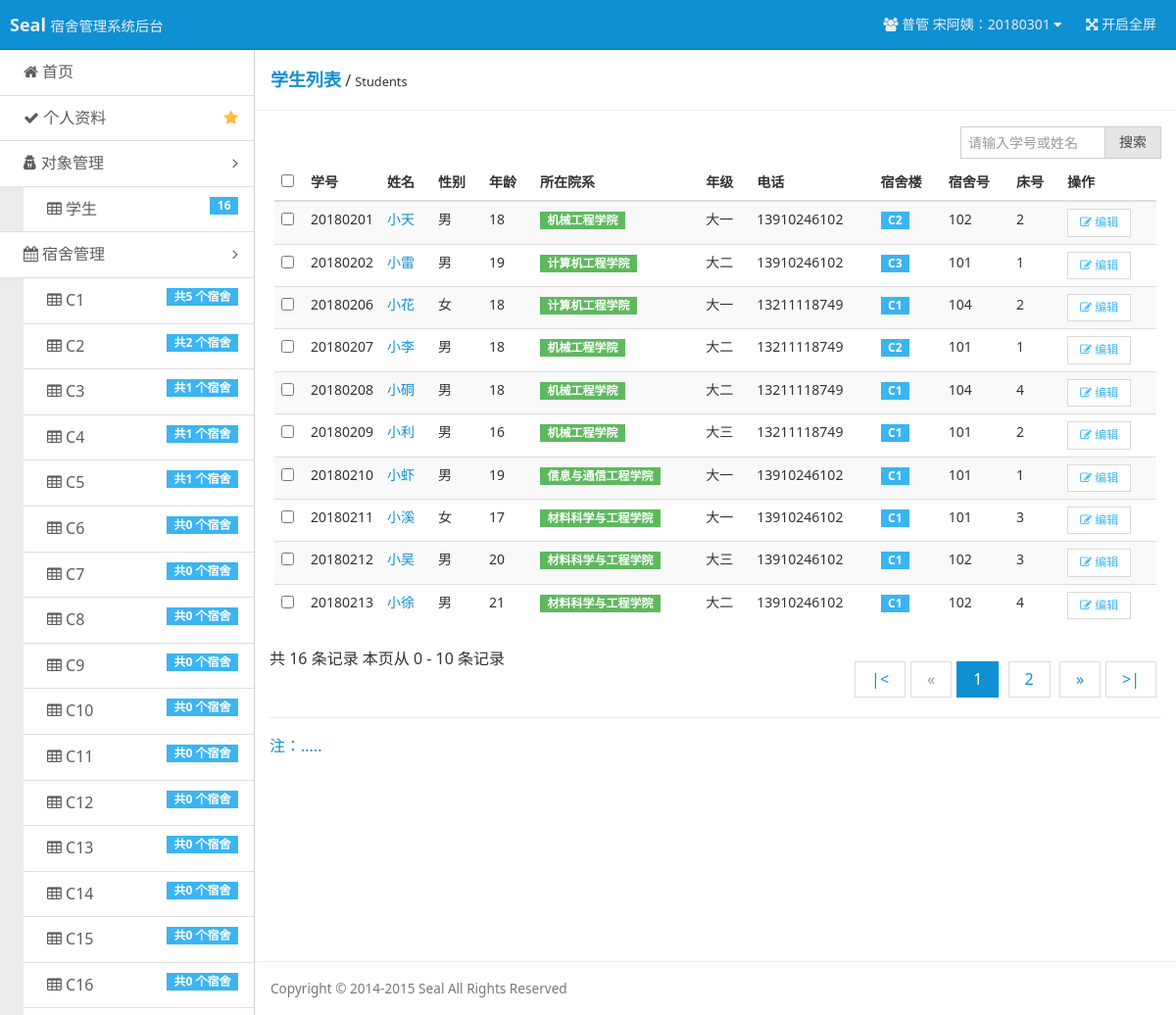
The page /pages/list-stu.php (signed in) on the database its author committed.
### tables this page shows
CREATE TABLE `users` (
  `u_id` int(11) NOT NULL AUTO_INCREMENT,
  `u_no` int(11) NOT NULL,
  `u_name` char(20) NOT NULL,
  `u_password` char(100) NOT NULL,
  `u_permission` int(11) DEFAULT NULL,
  PRIMARY KEY (`u_id`),
  UNIQUE KEY `u_no` (`u_no`)
);

CREATE TABLE `dormitory_builds` (
  `db_id` int(11) NOT NULL AUTO_INCREMENT,
  `db_name` char(20) NOT NULL,
  `d_price` int(20) NOT NULL,
  PRIMARY KEY (`db_id`),
  UNIQUE KEY `db_name` (`db_name`)
);

CREATE TABLE `students` (
  `s_id` int(11) NOT NULL AUTO_INCREMENT,
  `s_no` int(11) NOT NULL,
  `s_sex` char(20) NOT NULL DEFAULT '男',
  `s_age` int(11) DEFAULT NULL,
  `s_department` char(100) DEFAULT NULL,
  `s_grade` char(20) DEFAULT NULL,
  `s_phone` char(20) DEFAULT NULL,
  `d_id` int(11) NOT NULL,
  `s_bed` int(11) DEFAULT NULL,
  PRIMARY KEY (`s_id`),
  UNIQUE KEY `s_no` (`s_no`),
  KEY `d_id` (`d_id`)
);

CREATE TABLE `dormitories` (
  `d_id` int(11) NOT NULL AUTO_INCREMENT,
  `d_name` char(20) NOT NULL,
  `d_bed_num` int(11) NOT NULL,
  `d_stu_num_now` int(11) NOT NULL,
  `db_id` int(11) NOT NULL,
  PRIMARY KEY (`d_id`)
);

### pages/list-stu.php (the view, shortened to what the rows shown need)
<?php
require 'inc/checklogin.php';
$num_rec_per_page = 10;
if (isset($_GET["page"])) {
    $page = $_GET["page"];
} else {
    $page = 1;
};
$start_from = ($page - 1) * $num_rec_per_page;
$stu_query_page = "SELECT students.*,users.u_name FROM students,users WHERE s_no=u_no AND u_permission=-1 ORDER BY s_no LIMIT {$start_from}, {$num_rec_per_page}";
$stu_result_page = mysql_query($stu_query_page) or die ('SQL语句有误：' . mysql_error());
?>
<!doctype html>
<html class="no-js">
<head>
    <link rel="stylesheet" href="assets/css/amazeui.min.css"/>
    <link rel="stylesheet" href="assets/css/admin.css">
</head>
<body>
<header class="am-topbar am-topbar-inverse admin-header">
    <?php require 'template/header.php'; ?>
</header>
<div class="am-cf admin-main">
    <?php require 'template/sidebar.php'; ?>
    <div class="admin-content">
        <div class="admin-content-body">
            <div class="am-g">
                <div class="am-u-sm-12">
                    <form class="am-form">
                        <table class="am-table am-table-striped am-table-hover table-main">
                            <thead>
                            <tr>
                                <th class="table-check"><input type="checkbox"/></th>
                                <th class="table-id">学号</th>
                                <th class="table-author am-hide-sm-only">姓名</th>
                                <th>性别</th>
                                <th>年龄</th>
                                <th>所在院系</th>
                                <th>年级</th>
                                <th>电话</th>
                                <th>宿舍楼</th>
                                <th>宿舍号</th>
                                <th>床号</th>
                                <th class="table-set">操作</th>
                            </tr>
                            </thead>
                            <tbody>
                            <?php
                            while ($students = mysql_fetch_array($stu_result_page)) {
                                ?>
                                <tr>
                                    <td><input type="checkbox"/></td>
                                    <td><?php echo $students['s_no'] ?></td>
                                    <td>
                                        <a href="?r=user-stu&sno=<?php echo $students['s_no'] ?>&edit_target=<?php if ($students['s_no'] == $user_no) echo "self"; else if ($user_permission == -1) echo "others&tno=$user_no";else echo "others"; ?>"><?php echo $students['u_name'] ?></a>
                                    </td>
                                    <td><?php echo $students['s_sex'] ?></td>
                                    <td><?php echo $students['s_age'] ?></td>
                                    <td>
                                        <span class="am-badge am-badge-success"><?php echo $students['s_department'] ?></span>
                                    </td>
                                    <td><?php echo $students['s_grade'] ?></td>
                                    <td><?php echo $students['s_phone'] ?></td>
                                    <?php
                                    $user_stu_current_dor_build_query = "SELECT dormitory_builds.db_name, dormitory_builds.db_id FROM dormitories,dormitory_builds WHERE dormitories.d_id='{$students['d_id']}' AND dormitories.db_id=dormitory_builds.db_id";
                                    $user_stu_current_dor_build_result = mysql_query($user_stu_current_dor_build_query) or die ('SQL语句有误：' . mysql_error());
                                    $user_stu_current_dor_build = mysql_fetch_array($user_stu_current_dor_build_result);
                                    $users_stu_current_dor_query = "SELECT * FROM dormitories,dormitory_builds WHERE dormitories.d_id='{$students['d_id']}' AND dormitories.db_id=dormitory_builds.db_id";
                                    $users_stu_current_dor_result = mysql_query($users_stu_current_dor_query) or die ('SQL语句有误：' . mysql_error());
                                    $users_stu_current_dor = mysql_fetch_array($users_stu_current_dor_result);
                                    ?>
                                    <td>
                                        <span class="am-badge am-badge-secondary"><?php echo $user_stu_current_dor_build['db_name'] ?></span>
                                    </td>
                                    <td><?php echo $users_stu_current_dor['d_name'] ?></td>
                                    <td><?php echo $students['s_bed'] ?></td>
                                    <td>
                                        <div class="am-btn-toolbar">
                                            <div class="am-btn-group am-btn-group-xs">
                                                <button class="am-btn am-btn-default am-btn-xs am-text-secondary"
                                                        type="button"
                                                        onclick="location.href='?r=user-stu&sno=<?php echo $students['s_no'] ?>&edit_target=<?php if ($students['s_no'] == $user_no) echo "self"; else if ($user_permission == -1) echo "others&tno=$user_no";else echo "others"; ?>'">
                                                    <span class="am-icon-pencil-square-o"></span> <?php if ($students['s_no'] == $user_no || $user_permission == 0 || $user_permission == 1) echo "编辑"; else echo "查看"; ?>
                                                </button>
                                            </div>
                                        </div>
                                    </td>
                                </tr>
                            <?php } ?>
                            </tbody>
                        </table>
                    </form>
                </div>
            </div>
        </div>
    </div>
</div>
</body>
</html>

### template/header.php (shortened to what the rows shown need)
<div class="am-collapse am-topbar-collapse" id="topbar-collapse">
    <ul class="am-nav am-nav-pills am-topbar-nav am-topbar-right admin-header-list">
        <li class="am-dropdown" data-am-dropdown>
            <a class="am-dropdown-toggle" data-am-dropdown-toggle href="javascript:;">
                <span class="am-icon-users"></span> <?php echo $username ?> <span class="am-icon-caret-down"></span>
            </a>
        </li>
    </ul>
</div>

### template/sidebar.php (shortened to what the rows shown need)
<?php
$dormitory_builds_query = "SELECT * FROM dormitory_builds ORDER BY db_id ";
$dormitory_builds_result = mysql_query($dormitory_builds_query) or die ('SQL语句有误：' . mysql_error());
?>
<div class="admin-sidebar am-offcanvas" id="admin-offcanvas">
    <div class="am-offcanvas-bar admin-offcanvas-bar">
        <ul class="am-list admin-sidebar-list">
            <li class="admin-parent" <?php if ($user_permission == -1) echo 'style="display: none;"' ?>>
                <ul class="am-list am-collapse admin-sidebar-sub am-in" id="dormitory-nav">
                    <?php
                    while ($dormitory_builds = mysql_fetch_array($dormitory_builds_result)) {
                        ?>
                        <li><a href="?r=list-dormitories&db_id=<?php echo $dormitory_builds['db_id'] ?>"><span
                                        class="am-icon-table"></span> <?php echo $dormitory_builds['db_name'] ?>
                                <span
                                        class="am-badge am-badge-secondary am-margin-right am-fr">共<?php echo mysql_num_rows(mysql_query("SELECT dormitories.db_id FROM dormitories WHERE db_id={$dormitory_builds['db_id']} ORDER BY db_id ")) ?>
                                    个宿舍</span></a>
                        </li>
                    <?php } ?>
                </ul>
            </li>
        </ul>
    </div>
</div>

### rows shown on the page
users: username "普管 宋阿姨：20180301"
dormitory_builds: db_name "C1", db_id "5"
dormitory_builds: db_name "C2", db_id "2"
dormitory_builds: db_name "C3", db_id "1"
dormitory_builds: db_name "C4", db_id "1"
dormitory_builds: db_name "C5", db_id "1"
dormitory_builds: db_name "C6", db_id "0"
dormitory_builds: db_name "C7", db_id "0"
dormitory_builds: db_name "C8", db_id "0"
dormitory_builds: db_name "C9", db_id "0"
dormitory_builds: db_name "C10", db_id "0"
dormitory_builds: db_name "C11", db_id "0"
dormitory_builds: db_name "C12", db_id "0"
dormitory_builds: db_name "C13", db_id "0"
dormitory_builds: db_name "C14", db_id "0"
dormitory_builds: db_name "C15", db_id "0"
dormitory_builds: db_name "C16", db_id "0"
students: s_no "20180201", users.u_name "小天", s_sex "男", s_age "18", s_department "机械工程学院", s_grade "大一", s_phone "13910246102", dormitory_builds.db_name "C2", d.d_name "102", s_bed "2", shows "编辑"
students: s_no "20180202", users.u_name "小雷", s_sex "男", s_age "19", s_department "计算机工程学院", s_grade "大二", s_phone "13910246102", dormitory_builds.db_name "C3", d.d_name "101", s_bed "1", shows "编辑"
students: s_no "20180206", users.u_name "小花", s_sex "女", s_age "18", s_department "计算机工程学院", s_grade "大一", s_phone "13211118749", dormitory_builds.db_name "C1", d.d_name "104", s_bed "2", shows "编辑"
students: s_no "20180207", users.u_name "小李", s_sex "男", s_age "18", s_department "机械工程学院", s_grade "大二", s_phone "13211118749", dormitory_builds.db_name "C2", d.d_name "101", s_bed "1", shows "编辑"
students: s_no "20180208", users.u_name "小硐", s_sex "男", s_age "18", s_department "机械工程学院", s_grade "大二", s_phone "13211118749", dormitory_builds.db_name "C1", d.d_name "104", s_bed "4", shows "编辑"
students: s_no "20180209", users.u_name "小利", s_sex "男", s_age "16", s_department "机械工程学院", s_grade "大三", s_phone "13211118749", dormitory_builds.db_name "C1", d.d_name "101", s_bed "2", shows "编辑"
students: s_no "20180210", users.u_name "小虾", s_sex "男", s_age "19", s_department "信息与通信工程学院", s_grade "大一", s_phone "13910246102", dormitory_builds.db_name "C1", d.d_name "101", s_bed "1", shows "编辑"
students: s_no "20180211", users.u_name "小溪", s_sex "女", s_age "17", s_department "材料科学与工程学院", s_grade "大一", s_phone "13910246102", dormitory_builds.db_name "C1", d.d_name "101", s_bed "3", shows "编辑"
students: s_no "20180212", users.u_name "小吴", s_sex "男", s_age "20", s_department "材料科学与工程学院", s_grade "大三", s_phone "13910246102", dormitory_builds.db_name "C1", d.d_name "102", s_bed "3", shows "编辑"
students: s_no "20180213", users.u_name "小徐", s_sex "男", s_age "21", s_department "材料科学与工程学院", s_grade "大二", s_phone "13910246102", dormitory_builds.db_name "C1", d.d_name "102", s_bed "4", shows "编辑"

### other values the page prints
$students_count "16"
$start_from "0"
$end_with "10"
